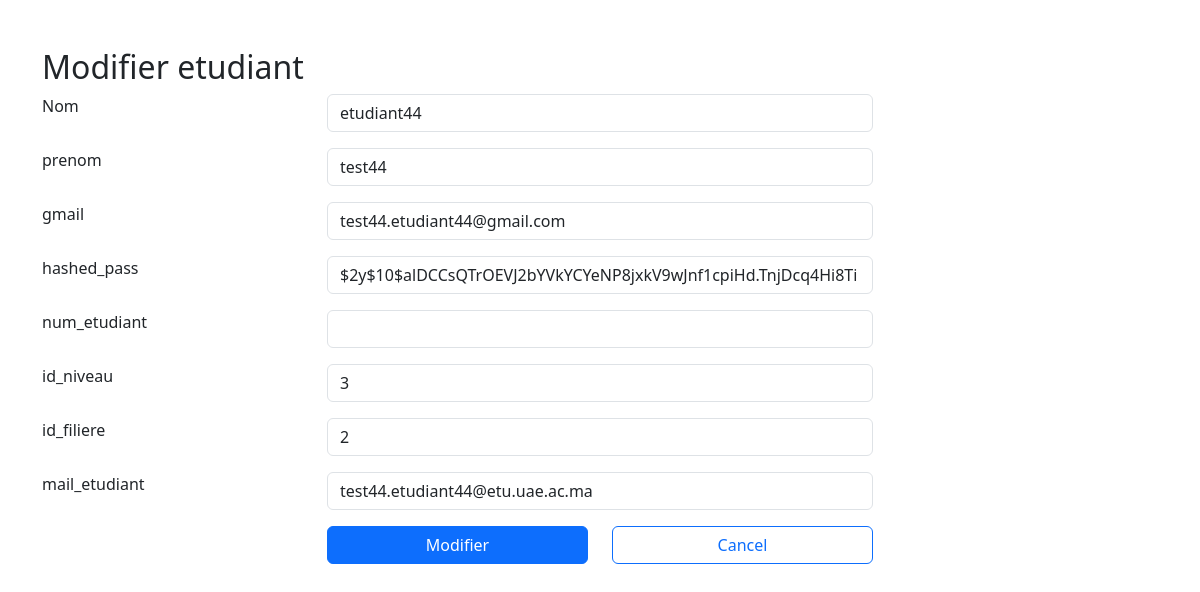
/ms_etudiants/modifier.php?id=9, run on the app's committed database.
### tables this page shows
CREATE TABLE `etudiant2` (
  `id` int(11) NOT NULL,
  `nom` varchar(40) NOT NULL,
  `prenom` varchar(40) NOT NULL,
  `e_mail_personnel` varchar(255) DEFAULT NULL,
  `hashed_pass` varchar(255) DEFAULT NULL,
  `num_etudiant` varchar(40) NOT NULL,
  `id_niveau` int(11) DEFAULT NULL,
  `id_filiere` int(11) DEFAULT NULL,
  `mail_etudiant` varchar(255) DEFAULT NULL,
  `photo` varchar(255) DEFAULT 'defaultusrimg.jpg'
);

### ms_etudiants/modifier_etudiant.php (called while the page is built, shortened)
<?php
require_once './conn.php';
    if ($_SERVER['REQUEST_METHOD']=='GET'){
        $id=$_GET["id"];
        $sql = "SELECT * FROM etudiant2 WHERE id = ?";
        $stmt = $conn->prepare($sql);
        $stmt->execute([$id]);
        $row = $stmt->fetch(PDO::FETCH_ASSOC);
        $Nom = $row["nom"];
        $prenom = $row["prenom"];
        $gmail = $row["e_mail_personnel"];
        $hashed_pass = $row["hashed_pass"];
        $num_etudiant = $row["num_etudiant"];
        $id_niveau = $row["id_niveau"];
        $id_filiere = $row["id_filiere"];
        $mail_etudiant = $row["mail_etudiant"];
    }
?>

### ms_etudiants/modifier.php (the view, shortened to what this page needs)
<?php
require_once './modifier_etudiant.php';
?>
<!DOCTYPE html>
<html lang="en">
<head>
    <link rel="stylesheet" href="https://cdn.jsdelivr.net/npm/bootstrap@5.3.3/dist/css/bootstrap.min.css">
</head>
<body>
    <div class="container my-5">
        <h2>Modifier etudiant</h2>
        <form method="post">
            <div class="row mb-3">
                <label class="col-sm-3 col_form-label"> Nom</label>
                <div class=" col-sm-6">
                    <input type="text" class="form-control" name="nom" value="<?php echo $Nom;?>">
                </div>
            </div>
            <div class="row mb-3">
                <label class="col-sm-3 col_form-label"> prenom</label>
                <div class=" col-sm-6">
                    <input type="text" class="form-control" name="prenom"  value="<?php echo $prenom;?>">
                </div>
            </div>
            <div class="row mb-3">
                <label class="col-sm-3 col_form-label"> gmail</label>
                <div class=" col-sm-6">
                    <input type="text" class="form-control" name="gmail"  value="<?php echo $gmail;?>">
                </div>
            </div>
            <div class="row mb-3">
                <label class="col-sm-3 col_form-label"> hashed_pass</label>
                <div class=" col-sm-6">
                    <input type="text" class="form-control" name="hashed_pass"  value="<?php echo $hashed_pass;?>">
                </div>
            </div>
            <div class="row mb-3">
            <label class="col-sm-3 col_form-label"> num_etudiant</label>
            <div class=" col-sm-6">
                <input type="text" class="form-control" name="num_etudiant"  value="<?php echo $num_etudiant;?>">
            </div>
            </div>
            <div class="row mb-3">
            <label class="col-sm-3 col_form-label"> id_niveau</label>
            <div class=" col-sm-6">
                <input type="text" class="form-control" name="id_niveau"  value="<?php echo $id_niveau;?>">
            </div>
            </div>
            <div class="row mb-3">
            <label class="col-sm-3 col_form-label"> id_filiere</label>
            <div class=" col-sm-6">
                <input type="text" class="form-control" name="id_filiere"  value="<?php echo $id_filiere;?>">
            </div>
            </div>
            <div class="row mb-3">
                <label class="col-sm-3 col_form-label"> mail_etudiant</label>
                <div class=" col-sm-6">
                    <input type="text" class="form-control" name="mail_etudiant"  value="<?php echo $mail_etudiant;?>">
                </div>
            </div>
            <div class="row mb-3">
                <div class="offset-sm-3 col-sm-3 d-grid">
                    <button type="submit" class="btn btn-primary">Modifier</button>
                </div>
                <div class="col-sm-3 d-grid">
                    <a class="btn btn-outline-primary" href="index.php" role="button">Cancel</a>
                </div>
            </div>
        </form>
    </div>
</body>
</html>

### data on the page
etudiant2: nom "etudiant44", prenom "test44", gmail "test44.etudiant44@gmail.com", hashed_pass "$2y$10$alDCCsQTrOEVJ2bYVkYCYeNP8jxkV9wJnf1cpiHd.TnjDcq4Hi8Ti", id_niveau "3", id_filiere "2", mail_etudiant "test44.etudiant44@etu.uae.ac.ma"
